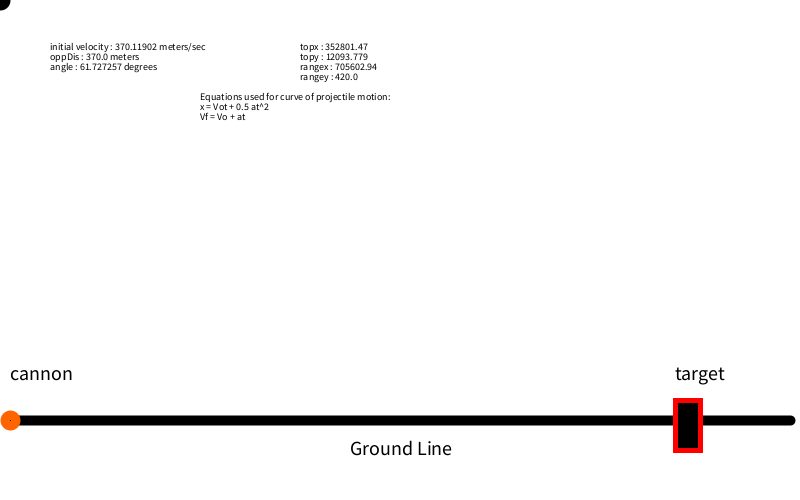
Frame 1 (no input)
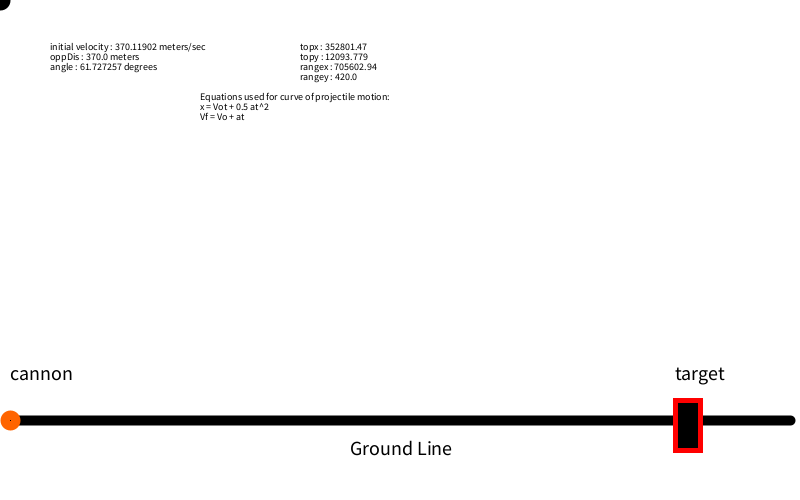
Frame 60 (the mouse pressed at the canvas centre just before this capture)
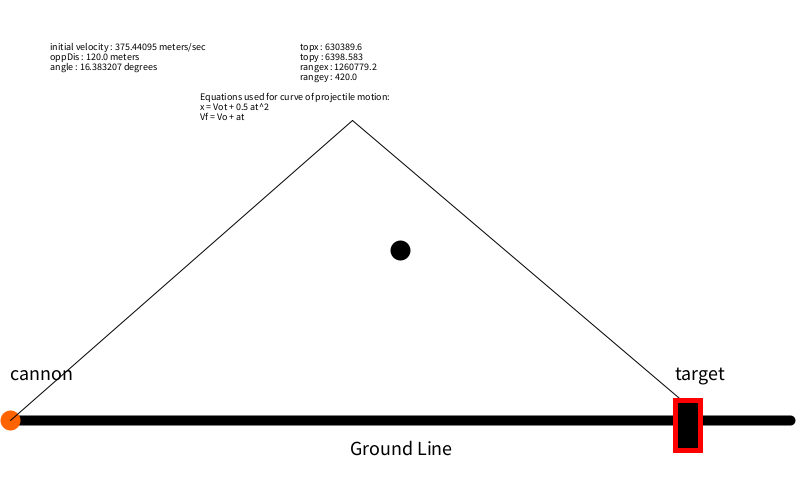
Frame 120 (the mouse held since frame 60 and released just before this capture)

The Processing sketch that drew these frames (run headless with seeded random() and noise(); from frame 60 on, the mouse is pressed at the canvas centre):

// Processing sketch: processing_148010
// ── processing_148010.pde

void setup(){
size(800,500);
background(255);

}
// fields:
boolean ready; 
final float x1 = 10; 
final float y1 = 420; 
int x2 = 790;
int y2 = 420;

float hypo; 
float initVel;
float oppDis; // floats or ints? 
float angle;
float time; 

float topx;
float topy;
float rangex;
float rangey;


   
void draw(){ // called forever until stopped
  //Cannon c1 = new Cannon();
  //c1.render();
  //float m1 = mouseX;
  //float m2 = mouseY;
  stroke(0);
  strokeWeight(10);
  background(255);
  line(x1,y1,x2,y2);
  stroke(255, 100, 0);
  strokeWeight(20);
  point(x1, y1); // change to rectangle later!
  stroke(0);
  point(mouseX, mouseY);
  
  hypo = whatThedistance(x1, y1, mouseX, mouseY);
  initVel = hypo-50;
  oppDis = whatThedistance(mouseX, y1, mouseX, mouseY);
  angle = determineAngle();
  textSize(10);
  fill(0);
  text("angle : " + angle + " degrees", 50, 70);
  text("oppDis : " + (oppDis - 50) + " meters", 50, 60);
  text("initial velocity : " + (hypo - 50) + " meters/sec ", 50, 50);
  time = initVel / 10; // only half
  //text("time " + time, 300, 40);
  rangex = abs(initVel * degrees(cos(angle)) * time * 2)  ;
  rangey = abs(y1);
  topx = rangex / 2; 
  topy = abs((initVel * degrees(sin(angle))) + (0.5 * 10 * pow(time,2))) ;
  text("topx : " + topx , 300, 50);
  text("topy : " + topy , 300, 60);
  text("rangex : " + rangex , 300, 70);
  text("rangey : " + rangey , 300, 80);

  
  strokeWeight(1);

  point(t1,t2);
  point(r1, r2);
 
  line(x1,y1,t1, t2 );

  line(t1 ,t2 , r1 ,r2);
  //fill(255);
 // arc(t1,t2, whatThedistance(t1,t2,t1,420), whatThedistance(10,420, r1, 420), -PI, 0);
//line(0,465, 800, 465);
//ellipse(30, 450, 50, 15);
  stroke(255,0,0);
  strokeWeight(5);
  text("Equations used for curve of projectile motion: ", 200, 100);
  text("x = Vot + 0.5 at^2 ", 200, 110);
  text("Vf = Vo + at ", 200, 120);


  textSize(20);
  
  text("target", 675, 380);
  text("cannon", 10,380);
  text("Ground Line ", 350, 455);
  rect(675,400,25,50);
  
  
}

float t1 = x1; 
float t2 = y1; 
float r1 = x1; 
float r2 = y1;
void mousePressed() {
  t1 = topx /1000;//200;//topx;
  t2 = topy / 100; //150;//topy; 
  r1 = rangex / 1000;//675;// rangex;
  r2 = rangey;
  
}

float whatThedistance(float x1,float y1,float x2,float y2) {
    return sqrt(pow(x1-x2, 2) + pow(y1-y2, 2));
}
float determineAngle() {
    return degrees(asin((oppDis-50)/hypo)) ;
    
      
}
 
